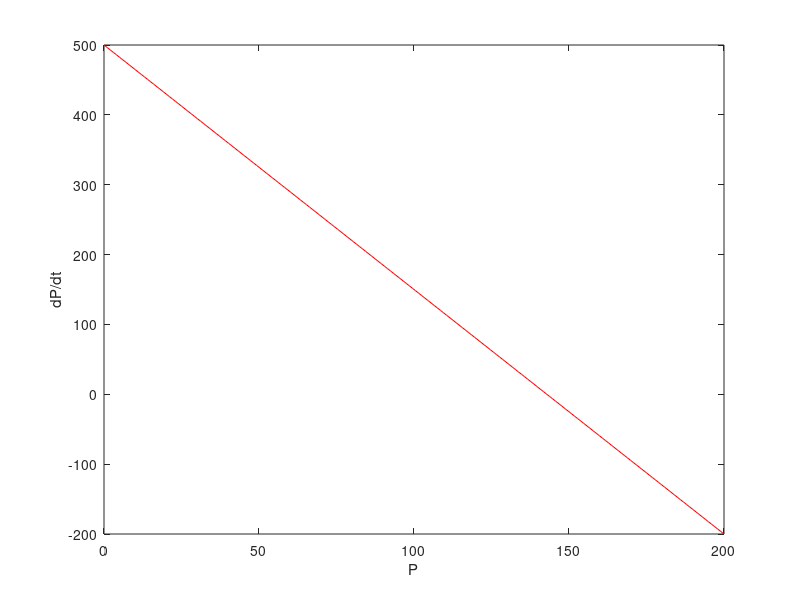

The MATLAB script that drew this image: (Note: this script raises an error after producing the figure.)
% define ODE and parameters
a_0 = 500; % molecules per hour
a_1 = 0.5; % molecules per hour, per existing molecule of A
b = 4; % 1/hrs
dPdt =@(P) (a_0 + a_1*P) - b*P;

% Find the steady state by plotting the phase line
PArray = linspace(0,200,200);
dPdtPhaseLine = dPdt(PArray);
figure;
plot(PArray,dPdtPhaseLine,'r');
ylabel('dP/dt');
xlabel('P');
refline(0,0); % horizontal line at dPdt=0
legend('dP/dt Phase Line','reference line');



% Find the steady state using fzero
P_SteadyState = fzero(dPdt,120);
display(P_SteadyState);


% Find the steady state by integrating the ODE
[T, P] = ode45(@(t,x)dPdt(x), [0,100],0);
P_SteadyState = P(end);
display(P_SteadyState);